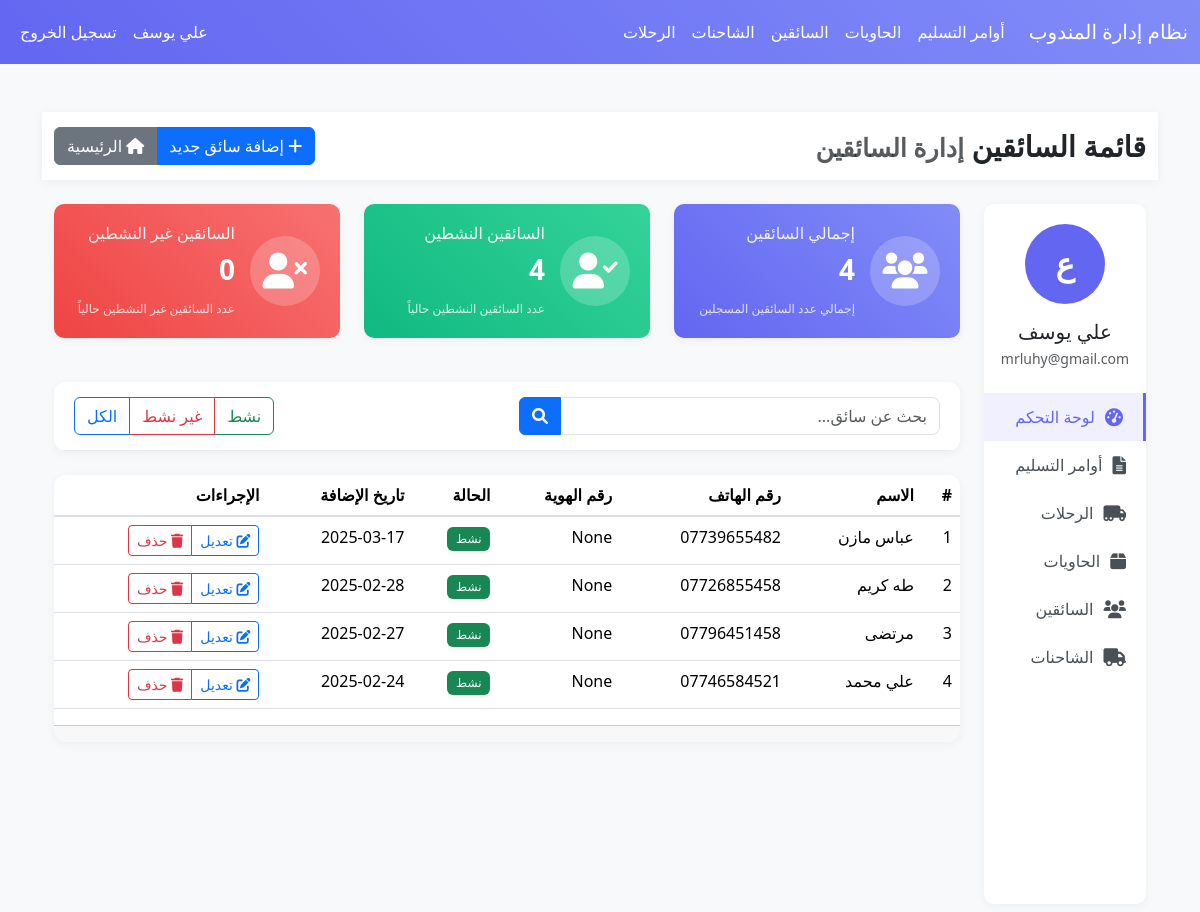
Screenshot of /port/drivers/ (signed in) with the database file from the repository.
### users/models.py (models this page shows, shortened)
class CustomUser(AbstractUser):
    USER_TYPE_CHOICES = (
        ('DELIVERY', 'مندوب'),
        ('SUPERVISOR', 'مشرف'),
        ('MANAGER', 'مدير'),
    )
    phone_number = models.CharField(max_length=15, unique=True, verbose_name="رقم الهاتف")
    email = models.EmailField(unique=True)
    user_type = models.CharField(
        max_length=20,
        choices=USER_TYPE_CHOICES,
        verbose_name="نوع المستخدم"
    )
    is_subscription_active = models.BooleanField(default=False, verbose_name="الاشتراك مفعل")
    subscription_end_date = models.DateTimeField(null=True, blank=True, verbose_name="تاريخ انتهاء الاشتراك")
    username = None
    USERNAME_FIELD = 'phone_number'
    REQUIRED_FIELDS = ['email', 'user_type']
    objects = CustomUserManager()
    class Meta:
        verbose_name = "مستخدم"
        verbose_name_plural = "المستخدمين"

### port/models.py (models this page shows, shortened)
class Driver(models.Model):
    user = models.ForeignKey(
        settings.AUTH_USER_MODEL,
        on_delete=models.CASCADE,
        related_name='drivers',
        verbose_name='المستخدم'
    )
    GOVERNORATE_CHOICES = [
        ('BGD', 'بغداد'),
        ('BSR', 'البصرة'),
        ('NBL', 'بابل'),
        ('KRB', 'كربلاء'),
        ('NJF', 'النجف'),
    ]
    name = models.CharField(max_length=100, verbose_name="اسم السائق")
    phone_regex = RegexValidator(
        regex=r'^\d{11}$',
        message="رقم الهاتف يجب أن يكون 11 رقم"
    )
    phone_number = models.CharField(
        validators=[phone_regex],
        max_length=11,
        unique=True,
        verbose_name="رقم الهاتف"
    )
    mother_name = models.CharField(max_length=100, verbose_name="اسم الأم")
    governorate = models.CharField(
        max_length=3,
        choices=GOVERNORATE_CHOICES,
        verbose_name="المحافظة"
    )
    is_active = models.BooleanField(default=True, verbose_name="نشط")
    created_at = models.DateTimeField(auto_now_add=True, verbose_name="تاريخ الإنشاء")
    updated_at = models.DateTimeField(auto_now=True, verbose_name="تاريخ التحديث")
    license_number = models.CharField(max_length=50, blank=True, null=True, verbose_name="رقم الرخصة")
    id_number = models.CharField(max_length=20, blank=True, null=True)
    class Meta:
        verbose_name = "السائق"
        verbose_name_plural = "السائقين"
        ordering = ['-created_at']

### port/views.py (the view)
# urls.py: path('drivers/', views.drivers_list, name='drivers_list'),
@login_required
def drivers_list(request):
    drivers_queryset = Driver.objects.filter(user=request.user).select_related('user')
    status_filter = request.GET.get('status')
    if status_filter == 'active':
        drivers_queryset = drivers_queryset.filter(is_active=True)
    elif status_filter == 'inactive':
        drivers_queryset = drivers_queryset.filter(is_active=False)
    search_query = request.GET.get('q')
    if search_query:
        drivers_queryset = drivers_queryset.filter(
            Q(name__icontains=search_query) |
            Q(phone_number__icontains=search_query) |
            Q(id_number__icontains=search_query)
        )
    drivers_queryset = drivers_queryset.order_by('-created_at')
    paginator = Paginator(drivers_queryset, 10)  # 10 سائقين في كل صفحة
    page = request.GET.get('page')
    drivers = paginator.get_page(page)
    context = {
        'drivers': drivers,
        'active_count': Driver.objects.filter(user=request.user, is_active=True).count(),
        'inactive_count': Driver.objects.filter(user=request.user, is_active=False).count(),
        'total_count': Driver.objects.filter(user=request.user).count(),
    }
    return render(request, 'port/drivers_list.html', context)

### templates/port/drivers_list.html (shortened to what this page needs)
{% extends 'base.html' %}
{% load static %}
{% block content %}
<div class="dashboard-container">
    <div class="top-nav-bar">
        <div class="container-fluid">
            <div class="row align-items-center">
                <div class="col-md-6">
                    <h1 class="dashboard-title">قائمة السائقين <small class="text-muted">إدارة السائقين</small></h1>
                </div>
                <div class="col-md-6 text-end">
                    <div class="btn-group">
                        <a href="{% url 'port:add_item' 'driver' %}" class="btn btn-primary">
                            <i class="fas fa-plus"></i> إضافة سائق جديد
                        </a>
                        <a href="{% url 'port:home' %}" class="btn btn-secondary">
                            <i class="fas fa-home"></i> الرئيسية
                        </a>
                    </div>
                </div>
            </div>
        </div>
    </div>
    <div class="container-fluid mt-4">
        <div class="row">
            <div class="col-md-2">
                {% include 'port/partials/sidebar.html' %}
            </div>
            <div class="col-md-10">
                <div class="row mb-4">
                    <div class="col-md-4">
                        <div class="stat-card bg-gradient-primary">
                            <div class="stat-card-body">
                                <div class="stat-card-icon">
                                    <i class="fas fa-users"></i>
                                </div>
                                <div class="stat-card-info">
                                    <h5 class="stat-card-title">إجمالي السائقين</h5>
                                    <div class="stat-card-value">{{ total_count }}</div>
                                    <div class="stat-card-subtitle">إجمالي عدد السائقين المسجلين</div>
                                </div>
                            </div>
                        </div>
                    </div>
                    <div class="col-md-4">
                        <div class="stat-card bg-gradient-success">
                            <div class="stat-card-body">
                                <div class="stat-card-icon">
                                    <i class="fas fa-user-check"></i>
                                </div>
                                <div class="stat-card-info">
                                    <h5 class="stat-card-title">السائقين النشطين</h5>
                                    <div class="stat-card-value">{{ active_count }}</div>
                                    <div class="stat-card-subtitle">عدد السائقين النشطين حالياً</div>
                                </div>
                            </div>
                        </div>
                    </div>
                    <div class="col-md-4">
                        <div class="stat-card bg-gradient-danger">
                            <div class="stat-card-body">
                                <div class="stat-card-icon">
                                    <i class="fas fa-user-times"></i>
                                </div>
                                <div class="stat-card-info">
                                    <h5 class="stat-card-title">السائقين غير النشطين</h5>
                                    <div class="stat-card-value">{{ inactive_count }}</div>
                                    <div class="stat-card-subtitle">عدد السائقين غير النشطين حالياً</div>
                                </div>
                            </div>
                        </div>
                    </div>
                </div>
                <div class="card dashboard-card mb-4">
                    <div class="card-header">
                        <div class="row">
                            <div class="col-md-6">
                                <form method="get" class="search-form">
                                    <div class="input-group">
                                        <input type="text" name="q" class="form-control" placeholder="بحث عن سائق..." value="{{ request.GET.q|default:'' }}">
                                        <button type="submit" class="btn btn-primary">
                                            <i class="fas fa-search"></i>
                                        </button>
                                    </div>
                                </form>
                            </div>
                            <div class="col-md-6 text-end">
                                <div class="btn-group">
                                    <a href="?status=active" class="btn btn-outline-success {% if request.GET.status == 'active' %}active{% endif %}">نشط</a>
                                    <a href="?status=inactive" class="btn btn-outline-danger {% if request.GET.status == 'inactive' %}active{% endif %}">غير نشط</a>
                                    <a href="{% url 'port:drivers_list' %}" class="btn btn-outline-primary">الكل</a>
                                </div>
                            </div>
                        </div>
                    </div>
                </div>
                <div class="card dashboard-card">
                    <div class="card-body p-0">
                        <div class="table-responsive">
                            <table class="table table-hover">
                                <thead>
                                    <tr>
                                        <th>#</th>
                                        <th>الاسم</th>
                                        <th>رقم الهاتف</th>
                                        <th>رقم الهوية</th>
                                        <th>الحالة</th>
                                        <th>تاريخ الإضافة</th>
                                        <th>الإجراءات</th>
                                    </tr>
                                </thead>
                                <tbody>
                                    {% for driver in drivers %}
                                    <tr>
                                        <td>{{ forloop.counter }}</td>
                                        <td>{{ driver.name }}</td>
                                        <td>{{ driver.phone_number }}</td>
                                        <td>{{ driver.id_number }}</td>
                                        <td>
                                            <span class="badge {% if driver.is_active %}bg-success{% else %}bg-danger{% endif %}">
                                                {% if driver.is_active %}نشط{% else %}غير نشط{% endif %}
                                            </span>
                                        </td>
                                        <td>{{ driver.created_at|date:"Y-m-d" }}</td>
                                        <td>
                                            <div class="btn-group">
                                                <a href="{% url 'port:edit_driver' driver.id %}" class="btn btn-sm btn-outline-primary">
                                                    <i class="fas fa-edit"></i> تعديل
                                                </a>
                                                <button type="button" class="btn btn-sm btn-outline-danger" data-bs-toggle="modal" data-bs-target="#deleteDriverModal{{ driver.id }}">
                                                    <i class="fas fa-trash"></i> حذف
                                                </button>
                                            </div>
                                        </td>
                                    </tr>
                                    {% empty %}
                                    <tr>
                                        <td colspan="7" class="text-center">لا يوجد سائقين</td>
                                    </tr>
                                    {% endfor %}
                                </tbody>
                            </table>
                        </div>
                    </div>
                    <div class="card-footer">
                    </div>
                </div>
            </div>
        </div>
    </div>
</div>
{% endblock %}

### templates/base.html (shortened to what this page needs)
{% load static %}
<!DOCTYPE html>
<html lang="ar" dir="rtl">
<head>
    <link rel="stylesheet" href="https://cdn.jsdelivr.net/npm/bootstrap@5.3.2/dist/css/bootstrap.rtl.min.css">
    <link rel="stylesheet" href="https://cdnjs.cloudflare.com/ajax/libs/font-awesome/6.0.0/css/all.min.css">
    <link href="https://cdn.jsdelivr.net/npm/select2@4.1.0-rc.0/dist/css/select2.min.css" rel="stylesheet" />
    <link href="https://cdn.jsdelivr.net/npm/sweetalert2@11/dist/sweetalert2.min.css" rel="stylesheet">
    <link rel="stylesheet" href="{% static 'css/dashboard.css' %}">
    <link rel="stylesheet" href="{% static 'css/trips.css' %}">
</head>
<body>
    <nav class="navbar navbar-expand-lg navbar-dark bg-gradient-primary">
        <div class="container-fluid">
            <a class="navbar-brand" href="{% url 'port:home' %}">نظام إدارة المندوب</a>
            <div class="collapse navbar-collapse" id="navbarNav">
                <ul class="navbar-nav me-auto">
                    <li class="nav-item">
                        <a class="nav-link" href="{% url 'port:delivery_orders' %}">أوامر التسليم</a>
                    </li>
                    <li class="nav-item">
                        <a class="nav-link" href="{% url 'port:containers_list' %}">الحاويات</a>
                    </li>
                    <li class="nav-item">
                        <a class="nav-link" href="{% url 'port:drivers_list' %}">السائقين</a>
                    </li>
                    <li class="nav-item">
                        <a class="nav-link" href="{% url 'port:trucks_list' %}">الشاحنات</a>
                    </li>
                    <li class="nav-item">
                        <a class="nav-link" href="{% url 'port:trip_list' %}">الرحلات</a>
                    </li>
                </ul>
                {% if user.is_authenticated %}
                <div class="navbar-nav">
                    <span class="nav-item nav-link text-light">{{ user.first_name }} {{ user.last_name }}</span>
                    <a class="nav-link" href="{% url 'logout' %}">تسجيل الخروج</a>
                </div>
                {% endif %}
            </div>
        </div>
    </nav>
    <div class="container mt-5">
        {% block content %}{% endblock %}
    </div>
</body>
</html>

### templates/port/partials/sidebar.html
<div class="sidebar">
    <div class="user-profile text-center mb-4">
        <div class="avatar-circle">
            <span class="initials">{{ user.get_full_name|slice:":1" }}</span>
        </div>
        <h5 class="mt-3 mb-1">{{ user.get_full_name }}</h5>
        <p class="text-muted small">{{ user.email }}</p>
    </div>
    <div class="nav-menu">
        <a href="{% url 'port:home' %}" class="nav-link active">
            <i class="fas fa-tachometer-alt"></i> لوحة التحكم
        </a>
        <a href="{% url 'port:delivery_orders' %}" class="nav-link">
            <i class="fas fa-file-alt"></i> أوامر التسليم
        </a>
        <a href="{% url 'port:trip_list' %}" class="nav-link">
            <i class="fas fa-truck-moving"></i> الرحلات
        </a>
        <a href="{% url 'port:containers_list' %}" class="nav-link">
            <i class="fas fa-box"></i> الحاويات
        </a>
        <a href="{% url 'port:drivers_list' %}" class="nav-link">
            <i class="fas fa-users"></i> السائقين
        </a>
        <a href="{% url 'port:trucks_list' %}" class="nav-link">
            <i class="fas fa-truck"></i> الشاحنات
        </a>
    </div>
</div>

### rows the page displays
CustomUser: first_name "علي يوسف", get_full_name "ع", get_full_name "علي يوسف", email "mrluhy@gmail.com"
Driver: name "عباس مازن", phone_number "07739655482", id_number "None", is_active "نشط", created_at "2025-03-17"
Driver: name "طه كريم", phone_number "07726855458", id_number "None", is_active "نشط", created_at "2025-02-28"
Driver: name "مرتضى", phone_number "07796451458", id_number "None", is_active "نشط", created_at "2025-02-27"
Driver: name "علي محمد", phone_number "07746584521", id_number "None", is_active "نشط", created_at "2025-02-24"

### other values shown
{{ total_count }} "4"
{{ active_count }} "4"
{{ inactive_count }} "0"
